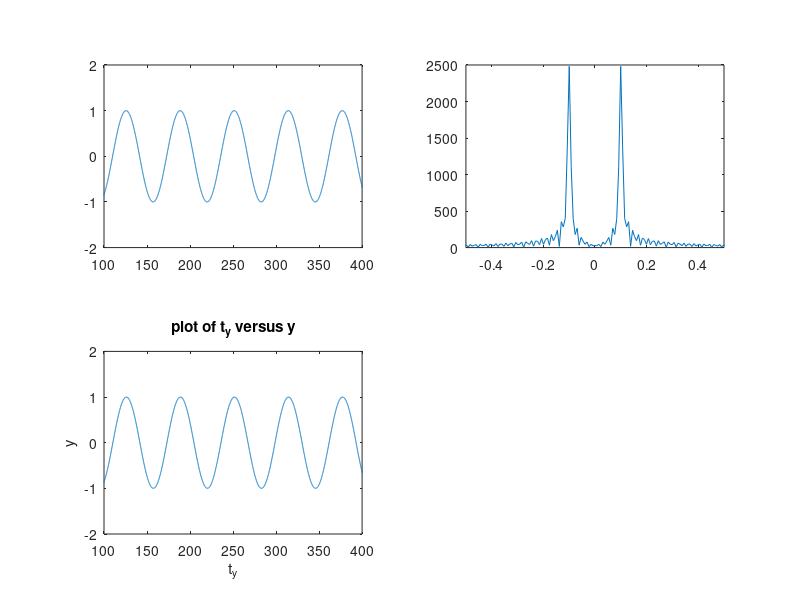
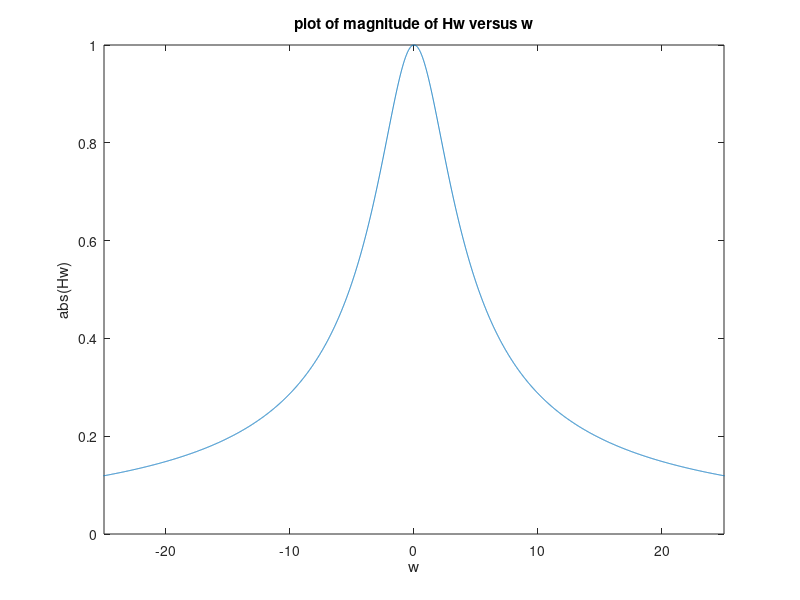

Write MATLAB code to recreate these figures, in order. (Note: this script raises an error after producing the figures.)
% FILE: Ex1.m
% NAME: LUKE JIANG
% DESCRIPTION: Filtering

clear all; close all;
% generate x
Fs = 10;
t = 0:(1 / Fs):(500 - 1 / Fs);
x = cos(0.1 * t);
% compute X(jw)
N = 8192;
x_fft = fftshift(fft(x, N));
xw_abs = abs(x_fft);
% compute vector of frequency sample
w_period = 2 * pi * Fs / N;
w = (-N / 2:(N / 2)-1) * w_period;
% plot x(t) and xw_abs(w)
figure(1);
subplot(2, 2, 1);
plot(t, x);
    xlim([100 400]);
    ylim([-2, 2]);
subplot(2, 2, 2);
plot(w, xw_abs);
    xlim([-0.5 0.5]);
% compute frequency response
H_fft = 3 ./ (3 + j * w);
Hw_abs = abs(H_fft);
figure(2);
plot(w, Hw_abs);
    xlim([-25 25]);
    xlabel('w');
    ylabel('abs(Hw)')
    title('plot of magnitude of Hw versus w');
% compute y(t)
y_fft = x_fft .* H_fft;
y_ifft = ifft(fftshift(y_fft), N);
y = real(y_ifft);
% compute corresponding sample vector t_y
t_y = (0:length(y) - 1) * (1 / Fs);
% go back to windiw #1 and plot
figure(1);
subplot(2, 2, 3);
plot(t_y, y);
    xlim([100 400]);
    ylim([-2 2]);
    xlabel('t_{y}');
    ylabel('y');
    title('plot of t_{y} versus y');
% compute y with lsim
% define filter coefficients
b = [0 3];
a = [1 3];
y = lsim(b, a, x, t);
t_y = (0:length(y) - 1) * (1 / Fs);
% plot y in window #1 again
figure(1);
subplot(2, 2, 4);
plot(t_y, y);
    xlim([100 400]);
    ylim([-2 2]);
    xlabel('t_{y}');
    ylabel('y');
    title('plot of t_{y} versus y by lsim');

% Question #1:
% there will be three windows instead of two. The first one would have the top
% two plots of the original first window. The second window doesn't change. The
% third window contains the bottom two plots of the original first window
